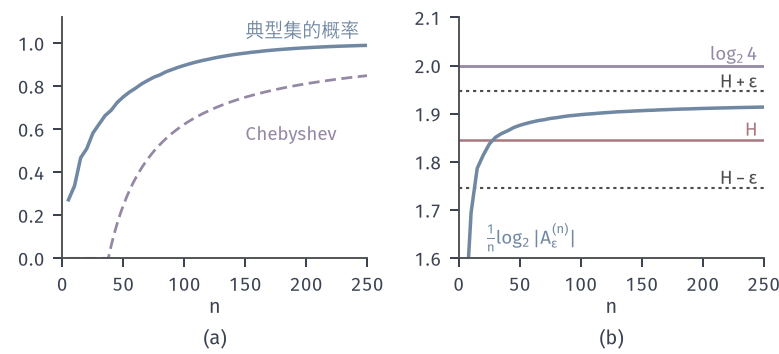

Generate this figure with Python:
from pathlib import Path
import sys
HERE = Path(__file__).resolve().parent
sys.path.insert(0, str(HERE.parent/"lossless-common"))
from lossless_fig import *
from types_exact import types, class_prob
# Typical set A = {x_{1:n}: | -(1/n) log2 p(x_{1:n}) - H | < eps}, eps = 0.1, p = (0.4,0.3,0.2,0.1), exact via types.
# (a) P(A) against n (blue) with the Chebyshev lower bound 1 - sigma^2/(n eps^2) (purple dashed), sigma^2 = Var(-log2 p(X)).
# (b) (1/n) log2 |A| (blue) with H +- eps (gray dotted), H (red) and log2 4 = 2 (purple).
eps = .1
sig2 = float((P*(-np.log2(P)-H)**2).sum())
ns = np.arange(5, 251, 5); PA, LA = [], []
for n in ns:
    K, lc, si = types(n); pr = class_prob(lc, si); m = np.abs(si/n-H) < eps
    PA.append(pr[m].sum()); mx = lc[m].max(); LA.append((mx + np.log2(np.exp2(lc[m]-mx).sum()))/n)
PA, LA = np.array(PA), np.array(LA)
fig, (a1, a2) = figure(width_mm=110, height_mm=50, ncols=2)
panel(fig, left=.08, right=.98, bottom=.27, top=.95, wspace=.3)
nn = np.linspace(5, 250, 400)
a1.plot(nn, np.maximum(0, 1-sig2/(nn*eps**2)), color=PURPLE, lw=1.1, ls=DASH)
a1.plot(ns, PA, color=BLUE, lw=1.4)
a1.set_xlim(0, 250); a1.set_ylim(0, 1.12)
lab(a1, 150, .55, 'Chebyshev', PURPLE); lab(a1, 150, 1.01, "典型集的概率", BLUE, va='bottom')
a1.set_xlabel('$n$', labelpad=1)
a2.axhline(2, color=PURPLE, lw=1.1); a2.axhline(H, color=RED, lw=1.0)
for s in (-eps, eps):
    a2.axhline(H+s, color=STROKE, lw=.85, ls=DOT)
a2.plot(ns, LA, color=BLUE, lw=1.4)
a2.set_xlim(0, 250); a2.set_ylim(1.6, 2.1)
lab(a2, 245, 2.01, r'$\log_2 4$', PURPLE, ha='right'); lab(a2, 245, H+eps+.008, r'$H+\varepsilon$', STROKE, ha='right')
lab(a2, 245, H-eps+.008, r'$H-\varepsilon$', STROKE, ha='right'); lab(a2, 245, H+.008, r'$H$', RED, ha='right')
lab(a2, 22, 1.63, r'$\frac{1}{n}\log_2|A_{\varepsilon}^{(n)}|$', BLUE)
a2.set_xlabel('$n$', labelpad=1)
tags(fig, (a1, a2))
save(fig, HERE, 'figure', {'eps': eps, 'sigma2': sig2, 'P_A': dict(zip(map(int, ns[::5]), map(float, PA[::5]))),
     'log2A_over_n': dict(zip(map(int, ns[::5]), map(float, LA[::5])))})
